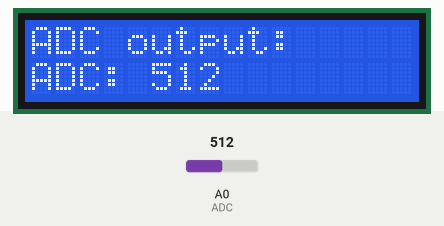
Simulated run of this sketch. Board: Arduino Uno, built with avr-gcc and run on an emulated ATmega328P. Parts: 16×2 character LCD. The test bench sets the inputs (shaded band); at power-on: A0 (ADC) = 512.

Above: at 1.2 s.
1.3 s: A0 (ADC) set to 716
At 2.3 s:
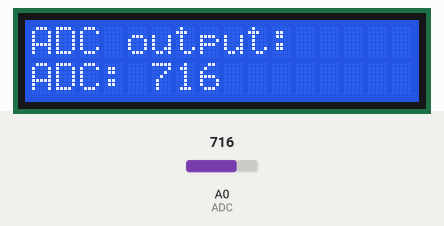
2.8 s: A0 (ADC) set to 900
At 4.1 s:
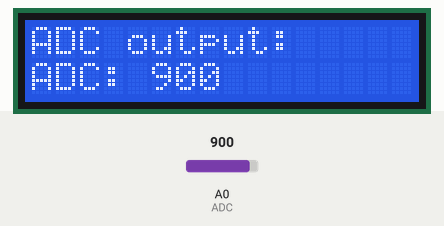
4.4 s: A0 (ADC) set to 1023
At 5.8 s:
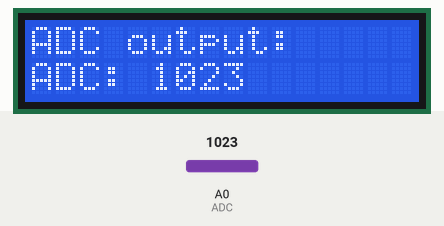
Timing chart, 0 to 7.4 s (numbered marks = the images above; inputs shaded):
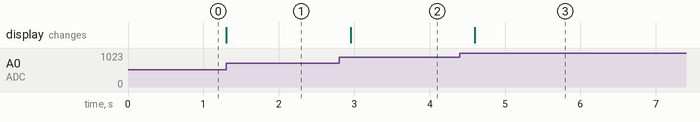

The sketch:

adc_1.ino
```cpp
// include the library code:
#include <LiquidCrystal.h>
#define ADC A0
// initialize the library by associating any needed LCD interface pin
// with the arduino pin number it is connected to
const int rs = 12, en = 11, d4 = 5, d5 = 4, d6 = 3, d7 = 2;
LiquidCrystal lcd(rs, en, d4, d5, d6, d7);

void setup() {
  // set up the LCD's number of columns and rows:
  pinMode(ADC ,INPUT_PULLUP);
  lcd.begin(16, 2);
  // Print a message to the LCD.
  lcd.print("ADC output:");
}

void loop() {
  // put your main code here, to run repeatedly:
  lcd.clear();
  lcd.setCursor(0, 0);
  lcd.print("ADC output:");
  int i = analogRead(ADC);
  lcd.setCursor(0, 1);     // Start at beginning of second row
  lcd.print("ADC: ");
  lcd.print(i);
  lcd.print("     ");      // To overwrite old digits

  delay(200);              // Small delay for readability
}
  //the value read by the adc pin
```

Measured:
- after the input at 1.3 s, the display: changes at once (image 1)
- after the input at 2.8 s, the display: changes after 0.15 s (image 2)
- after the input at 4.4 s, the display: changes after 0.20 s (image 3)
